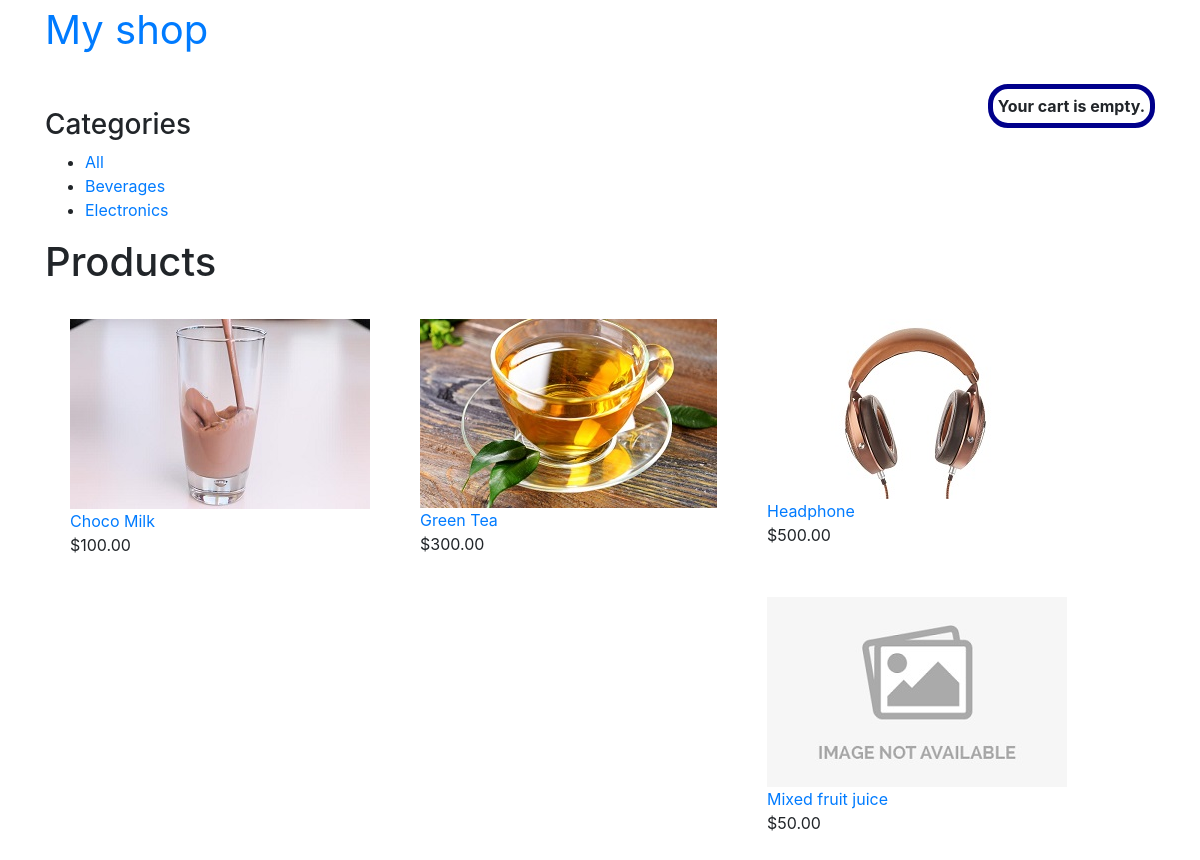
The page / on the database its author committed.
### shop/models.py (models this page shows, shortened)
class Category(models.Model):
	name = models.CharField(max_length=200,db_index=True)
	slug = models.SlugField(max_length=200,unique=True)
	class	Meta:
		ordering = ('name',)
		verbose_name = 'category'
		verbose_name_plural = 'categories'
	def	get_absolute_url(self):
		return	reverse('shop:product_list_by_category',args=[self.slug])

class	Product(models.Model):
	category	=	models.ForeignKey(Category,related_name='products',on_delete=models.CASCADE)
	name	=	models.CharField(max_length=200,db_index=True)
	slug	=	models.SlugField(max_length=200,db_index=True)
	image	=	models.ImageField(upload_to='products/%Y/%m/%d',
			blank=True)
	description	=	models.TextField(blank=True)
	price	=	models.DecimalField(max_digits=10,	decimal_places=2)
	available	=	models.BooleanField(default=True)
	created	=	models.DateTimeField(auto_now_add=True)
	updated	=	models.DateTimeField(auto_now=True)
	class	Meta:
		ordering	=	('name',)
		index_together	=	(('id',	'slug'),)
	def	get_absolute_url(self):
		return	reverse('shop:product_detail',args=[self.id,self.slug])

### shop/views.py (the view)
# urls.py: path('',	views.product_list,	name='product_list'),
def	product_list(request, category_slug=None):
	category =	None
	categories = Category.objects.all()
	products = Product.objects.filter(available=True)
	if	category_slug:
		category = get_object_or_404(Category,	slug=category_slug)
		products = products.filter(category=category)
	return	render(request,'shop/product/list.html',{'category':	category,
													 'categories':	categories,
													 'products':	products,   })

### cart/cart.py (called while the page is built)
	def	__len__(self):
		return	sum(item['quantity'] for item in self.cart.values())

### cart/context_processors.py (called while the page is built)
def	cart(request):
	return	{'cart': Cart(request)}

### shop/templates/shop/product/list.html (shortened to what this page needs)
{%	extends	"shop/base.html"	%}
{%	load	static	%}
{%	block	content	%}
		<div	id="sidebar">
				<h3>Categories</h3>
				<ul>
						<li	{%	if	not	category	%}class="selected"{%	endif	%}>
								<a	href="{%	url	"shop:product_list"	%}">All</a>
						</li>
						{%	for	c	in	categories	%}
								<li	>
										<a	href="{{	c.get_absolute_url	}}">{{	c.name	}}</a>
								</li>
						{%	endfor	%}
				</ul>
		</div>
		<div	id="main"	class="product-list">
				<h1>{%	if	category	%}{{	category.name	}}{%	else	%}Products
				{%	endif	%}</h1>
				{%	for	product	in	products	%}
						<div id="productview" >
								<a	href="{{	product.get_absolute_url	}}">
										<img src="
										{% if	product.image	%}
											{{ product.image.url	}}
										{%	else %}
											{% static 'images/no_image.jpg'	%}
										{% endif %}">
								</a>
								<br>
								<a	href="{{ product.get_absolute_url }}">{{ product.name }}</a>
								<br>
								${{	product.price }}
						</div>
				{%	endfor	%}
		</div>
{%	endblock	%}

### shop/templates/shop/base.html (shortened to what this page needs)
{%	load	static	%}
<!DOCTYPE	html>
<html>
<head>
		<link	href="{%	static	"css/base.css"	%}"	rel="stylesheet">
		<link rel="stylesheet" href="https://maxcdn.bootstrapcdn.com/bootstrap/4.0.0/css/bootstrap.min.css">
</head>
<body>
<div class="container">
		<div id="header">
				<a	href="/"	class="logo">My	shop</a>
		</div>
		<br>
		<div id="subheader">
			<div	class="cart">
				{%	with	total_items=cart|length	%}
					{%	if	cart|length	>	0	%}
						<b>Your	cart:</b>
						<a	href="{%	url	"cart:cart_detail"	%}">
							{{ total_items	}} item{{ total_items|pluralize	}},${{	cart.get_total_price }}
						</a>
					{%	else	%}
						<b>Your cart is empty.</b>
					{%	endif	%}
				{%	endwith	%}
			</div>
		</div>
		<br>
		<div	id="content">
				{%	block	content	%}
				{%	endblock	%}
		</div>
</div>
</body>
</html>

### shop/static/css/base.css (style rules this page uses)
#header { font-size: 40px; }
#subheader { background-color: : "gray"; float: right ; padding: 5px; border: 5px solid darkblue; border-radius: 20px; }
#productview { float: left; padding: 25px; }

### rows shown on the page
Category: name "Beverages"
Category: name "Electronics"
Product: image (picture), name "Choco Milk", price "100.00"
Product: image (picture), name "Green Tea", price "300.00"
Product: image (picture), name "Headphone", price "500.00"
Product: name "Mixed fruit juice", price "50.00"
